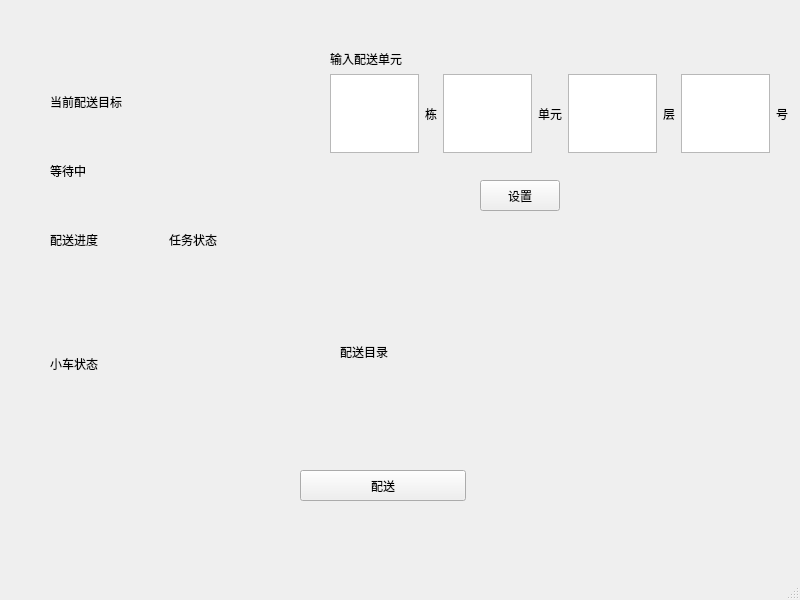
<?xml version="1.0" encoding="UTF-8"?>
<ui version="4.0">
 <class>MainWindow</class>
 <widget class="QMainWindow" name="MainWindow">
  <property name="geometry">
   <rect>
    <x>0</x>
    <y>0</y>
    <width>800</width>
    <height>600</height>
   </rect>
  </property>
  <property name="windowTitle">
   <string>MainWindow</string>
  </property>
  <property name="autoFillBackground">
   <bool>false</bool>
  </property>
  <widget class="QWidget" name="centralwidget">
   <widget class="QWidget" name="verticalLayoutWidget">
    <property name="geometry">
     <rect>
      <x>330</x>
      <y>50</y>
      <width>458</width>
      <height>103</height>
     </rect>
    </property>
    <layout class="QVBoxLayout" name="verticalLayout">
     <item>
      <widget class="QLabel" name="label">
       <property name="autoFillBackground">
        <bool>false</bool>
       </property>
       <property name="text">
        <string>输入配送单元</string>
       </property>
      </widget>
     </item>
     <item>
      <layout class="QHBoxLayout" name="horizontalLayout">
       <item>
        <widget class="QTextEdit" name="textEdit_1"/>
       </item>
       <item>
        <widget class="QLabel" name="label_4">
         <property name="text">
          <string>栋</string>
         </property>
        </widget>
       </item>
       <item>
        <widget class="QTextEdit" name="textEdit_2"/>
       </item>
       <item>
        <widget class="QLabel" name="label_9">
         <property name="text">
          <string>单元</string>
         </property>
        </widget>
       </item>
       <item>
        <widget class="QTextEdit" name="textEdit_3"/>
       </item>
       <item>
        <widget class="QLabel" name="label_2">
         <property name="text">
          <string>层</string>
         </property>
        </widget>
       </item>
       <item>
        <widget class="QTextEdit" name="textEdit_4"/>
       </item>
       <item>
        <widget class="QLabel" name="label_3">
         <property name="text">
          <string>号</string>
         </property>
        </widget>
       </item>
      </layout>
     </item>
    </layout>
   </widget>
   <widget class="QPushButton" name="pushButton_2">
    <property name="geometry">
     <rect>
      <x>480</x>
      <y>180</y>
      <width>80</width>
      <height>31</height>
     </rect>
    </property>
    <property name="text">
     <string>设置</string>
    </property>
   </widget>
   <widget class="QPushButton" name="pushButton">
    <property name="geometry">
     <rect>
      <x>300</x>
      <y>470</y>
      <width>166</width>
      <height>31</height>
     </rect>
    </property>
    <property name="text">
     <string>配送</string>
    </property>
   </widget>
   <widget class="QLabel" name="label_7">
    <property name="geometry">
     <rect>
      <x>340</x>
      <y>340</y>
      <width>101</width>
      <height>23</height>
     </rect>
    </property>
    <property name="autoFillBackground">
     <bool>false</bool>
    </property>
    <property name="text">
     <string>配送目录</string>
    </property>
   </widget>
   <widget class="QLabel" name="label_8">
    <property name="geometry">
     <rect>
      <x>450</x>
      <y>250</y>
      <width>241</width>
      <height>201</height>
     </rect>
    </property>
    <property name="text">
     <string/>
    </property>
   </widget>
   <widget class="QWidget" name="verticalLayoutWidget_2">
    <property name="geometry">
     <rect>
      <x>50</x>
      <y>70</y>
      <width>231</width>
      <height>201</height>
     </rect>
    </property>
    <layout class="QVBoxLayout" name="verticalLayout_2">
     <item>
      <widget class="QLabel" name="label_5">
       <property name="text">
        <string>当前配送目标</string>
       </property>
      </widget>
     </item>
     <item>
      <widget class="QLabel" name="label_6">
       <property name="text">
        <string>等待中</string>
       </property>
      </widget>
     </item>
     <item>
      <layout class="QHBoxLayout" name="horizontalLayout_2">
       <item>
        <widget class="QLabel" name="label_12">
         <property name="text">
          <string>配送进度</string>
         </property>
        </widget>
       </item>
       <item>
        <widget class="QLabel" name="label_13">
         <property name="text">
          <string>任务状态</string>
         </property>
        </widget>
       </item>
      </layout>
     </item>
    </layout>
   </widget>
   <widget class="QWidget" name="verticalLayoutWidget_3">
    <property name="geometry">
     <rect>
      <x>50</x>
      <y>310</y>
      <width>231</width>
      <height>221</height>
     </rect>
    </property>
    <layout class="QVBoxLayout" name="verticalLayout_3">
     <item>
      <widget class="QLabel" name="label_10">
       <property name="text">
        <string>小车状态</string>
       </property>
      </widget>
     </item>
     <item>
      <widget class="QLabel" name="label_11">
       <property name="text">
        <string/>
       </property>
      </widget>
     </item>
    </layout>
   </widget>
  </widget>
  <widget class="QMenuBar" name="menubar">
   <property name="geometry">
    <rect>
     <x>0</x>
     <y>0</y>
     <width>800</width>
     <height>22</height>
    </rect>
   </property>
  </widget>
  <widget class="QStatusBar" name="statusBar"/>
 </widget>
 <resources/>
 <connections/>
</ui>
